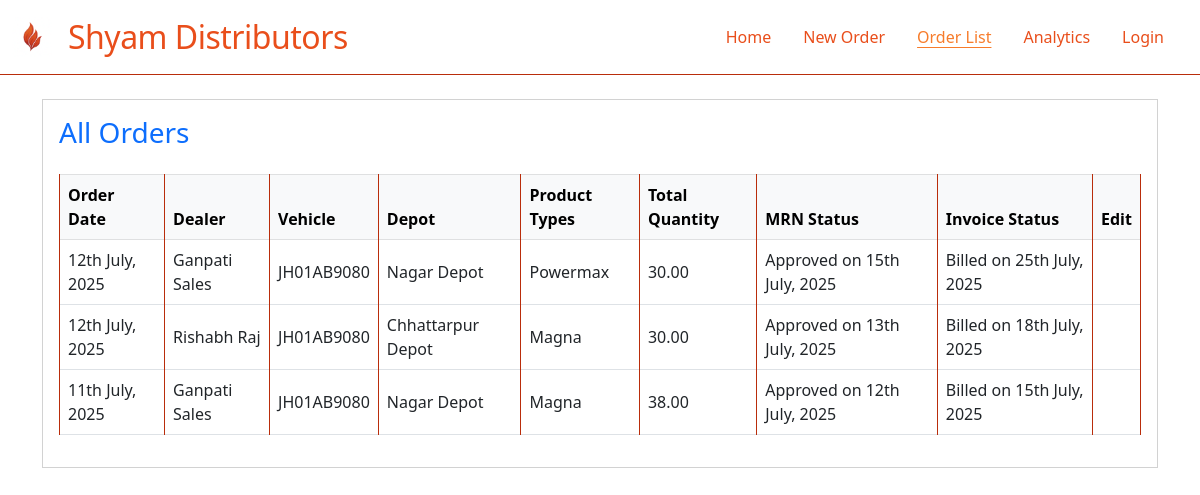
The app's page /orders/orders/ with its own data.
### sylvia/models.py (models this page shows, shortened)
class BaseModel(models.Model):
    created_at = models.DateTimeField(auto_now_add=True)
    updated_at = models.DateTimeField(auto_now=True)
    created_by = models.ForeignKey(User, on_delete=models.SET_NULL, null=True, blank=True)
    class Meta:
        abstract = True

class Order(BaseModel):
    ORDER_STATUS_CHOICES = [
        ('PENDING', 'Pending'),
        ('CONFIRMED', 'Confirmed'),
        ('MRN_CREATED', 'MRN Created'),
        ('BILLED', 'Billed'),
        ('DISPATCHED', 'Dispatched'),
        ('DELIVERED', 'Delivered'),
        ('CANCELLED', 'Cancelled'),
    ]
    order_number = models.CharField(max_length=20, unique=True, editable=False)
    dealer = models.ForeignKey(Dealer, on_delete=models.CASCADE, related_name='orders')
    vehicle = models.ForeignKey(Vehicle, on_delete=models.CASCADE, related_name='orders')
    depot = models.ForeignKey(Depot, on_delete=models.CASCADE, related_name='orders')
    order_date = models.DateTimeField(default=timezone.now)
    mrn_date = models.DateField(null=True, blank=True)
    bill_date = models.DateField(null=True, blank=True)
    dispatch_date = models.DateTimeField(null=True, blank=True)
    delivery_date = models.DateTimeField(null=True, blank=True)
    status = models.CharField(max_length=20, choices=ORDER_STATUS_CHOICES, default='PENDING')
    remarks = models.TextField(blank=True)
    whatsapp_sent = models.BooleanField(default=False)
    whatsapp_sent_at = models.DateTimeField(null=True, blank=True)
    def get_total_quantity(self):
        return sum(item.quantity for item in self.order_items.all())
    class Meta:
        ordering = ['-order_date']

class Dealer(BaseModel):
    name = models.CharField(max_length=200)
    code = models.CharField(max_length=20, unique=True)
    contact_person = models.CharField(max_length=100, blank=True)
    phone = models.CharField(max_length=15, validators=[
        RegexValidator(regex=r'^\+?1?\d{9,15}$', message="Enter a valid phone number.")
    ])
    whatsapp_number = models.CharField(max_length=15, blank=True, validators=[
        RegexValidator(regex=r'^\+?1?\d{9,15}$', message="Enter a valid WhatsApp number.")
    ])
    email = models.EmailField(blank=True)
    address = models.TextField(blank=True)
    city = models.CharField(max_length=50, blank=True)
    state = models.CharField(max_length=50, blank=True)
    pincode = models.CharField(max_length=6, blank=True)
    gstin = models.CharField(max_length=15, blank=True, unique=True, null=True)
    is_active = models.BooleanField(default=True)
    credit_limit = models.DecimalField(max_digits=10, decimal_places=2, default=0)
    credit_days = models.IntegerField(default=0)
    class Meta:
        ordering = ['name']

class Vehicle(BaseModel):
    truck_number = models.CharField(max_length=20, unique=True, validators=[
        RegexValidator(
            regex=r'^[A-Z]{2}\d{2}[A-Z]{1,2}\d{4}$',
            message="Enter a valid truck number (e.g., CG15EA0464)"
        )
    ])
    owner_name = models.CharField(max_length=100, blank=True)
    driver_name = models.CharField(max_length=100, blank=True)
    driver_phone = models.CharField(max_length=15, blank=True)
    capacity = models.DecimalField(max_digits=6, decimal_places=2, default=0)  # in MT
    vehicle_type = models.CharField(max_length=50, choices=[
        ('TRUCK', 'Truck'),
        ('TRAILER', 'Trailer'),
        ('CONTAINER', 'Container'),
        ('OTHER', 'Other')
    ], default='TRUCK')
    is_active = models.BooleanField(default=True)
    class Meta:
        ordering = ['truck_number']

class Depot(BaseModel):
    name = models.CharField(max_length=100, unique=True)
    code = models.CharField(max_length=10, unique=True)
    address = models.TextField(blank=True)
    city = models.CharField(max_length=50)
    state = models.CharField(max_length=50)
    pincode = models.CharField(max_length=6, blank=True)
    is_active = models.BooleanField(default=True)
    class Meta:
        ordering = ['name']

class OrderItem(BaseModel):
    order = models.ForeignKey(Order, on_delete=models.CASCADE, related_name='order_items')
    product = models.ForeignKey(Product, on_delete=models.CASCADE)
    quantity = models.DecimalField(max_digits=8, decimal_places=2)
    unit_price = models.DecimalField(max_digits=10, decimal_places=2, default=0)
    class Meta:
        unique_together = ['order', 'product']

class Product(BaseModel):
    name = models.CharField(max_length=100, unique=True)
    code = models.CharField(max_length=20, unique=True)
    description = models.TextField(blank=True)
    unit = models.CharField(max_length=20, default='MT')  # Metric Ton
    is_active = models.BooleanField(default=True)
    class Meta:
        ordering = ['name']

### orders/views_order_list.py (the view)
# urls.py: path('orders/', order_list, name='order_list'),
def order_list(request):
    orders = Order.objects.all().order_by('-order_date')
    return render(request, 'orders/order_list.html', {'orders': orders})

### orders/templates/orders/order_list.html (shortened to what this page needs)
{% extends 'base.html' %}
{% load static %}
{% block content %}
<div class="container py-4">
  <div class="card shadow-sm">
    <div class="card-body">
      <h3 class="mb-4 text-primary">All Orders</h3>
      <table class="table table-bordered table-hover align-middle">
        <thead class="table-light">
          <tr>
            <th>Order Date</th>
            <th>Dealer</th>
            <th>Vehicle</th>
            <th>Depot</th>
            <th>Product Types</th>
            <th>Total Quantity</th>
            <th>MRN Status</th>
            <th>Invoice Status</th>
            <th>Edit</th>
          </tr>
        </thead>
        <tbody>
          {% for order in orders %}
          <tr>
            <td>{{ order.order_date|date:'jS F, Y' }}</td>
            <td>{{ order.dealer.name }}</td>
            <td>{{ order.vehicle.truck_number }}</td>
            <td>{% if order.depot %}{{ order.depot.name }}{% endif %}</td>
            <td>
              {% for item in order.order_items.all %}
                {{ item.product.name }}{% if not forloop.last %}, {% endif %}
              {% endfor %}
            </td>
            <td>{{ order.get_total_quantity }}</td>
            <td>
              {% if order.mrn %}
                Approved on {{ order.mrn_date|date:'jS F, Y' }}
              {% else %}
                Pending for {{ order.order_date|timesince }}
              {% endif %}
            </td>
            <td>
              {% if order.bill_date %}
                Billed on {{ order.bill_date|date:'jS F, Y'  }}
              {% else %}
                Pending
              {% endif %}
            </td>
            <td>
            </td>
          </tr>
          {% empty %}
          <tr><td colspan="11" class="text-center">No orders found.</td></tr>
          {% endfor %}
        </tbody>
      </table>
    </div>
  </div>
</div>
{% endblock %}

### orders/static/orders/theme.css (style rules this page uses)
:root { --primary: #e94e1b; --secondary: #f77c2b; --accent: #b92d0b; --background: #fff; --text: #2d2d2d; }
body { background: var(--background); color: var(--text); }
.card, .table, .form-control, .btn, .form-select { border-radius: 0 !important; }
.table thead { background: var(--secondary); color: #fff; }
.table-bordered > :not(caption) > * > * { border-color: var(--accent); }
.card, .form-control, .btn, .form-select { box-shadow: none !important; }

### records on screen
Order: order_date "12th July, 2025", dealer.name "Ganpati Sales", vehicle.truck_number "JH01AB9080", depot.name "Nagar Depot", get_total_quantity "30.00", mrn_date "15th July, 2025", bill_date "25th July, 2025"
OrderItem: product.name "Powermax"
Order: order_date "12th July, 2025", dealer.name "Rishabh Raj", vehicle.truck_number "JH01AB9080", depot.name "Chhattarpur Depot", get_total_quantity "30.00", mrn_date "13th July, 2025", bill_date "18th July, 2025"
OrderItem: product.name "Magna"
Order: order_date "11th July, 2025", dealer.name "Ganpati Sales", vehicle.truck_number "JH01AB9080", depot.name "Nagar Depot", get_total_quantity "38.00", mrn_date "12th July, 2025", bill_date "15th July, 2025"
OrderItem: product.name "Magna"
